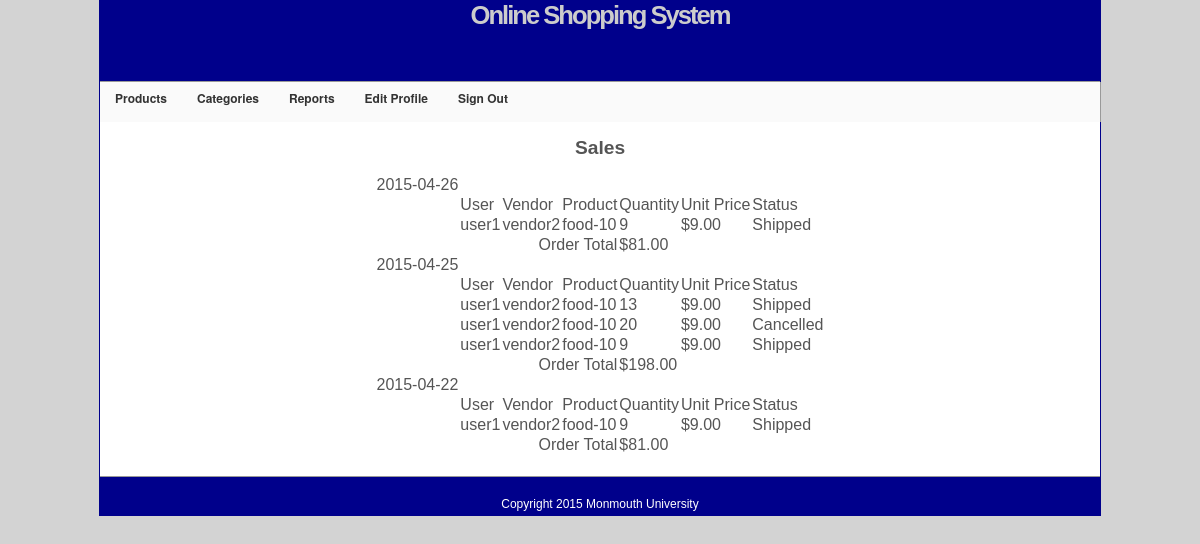
Page /sales_report.php (signed in) on the committed database.
### tables this page shows
CREATE TABLE IF NOT EXISTS `transaction` (
  `transactionid` timestamp NOT NULL,
  `username` varchar(20) NOT NULL,
  `vendorid` varchar(20) NOT NULL,
  `productid` int(11) NOT NULL,
  `productamount` int(11) NOT NULL,
  `price` int(11) NOT NULL,
  `status` varchar(1) NOT NULL DEFAULT 'p' COMMENT '''p''=pending, ''s''=shipped, ''c''=cancelled',
  `fname` varchar(20) NOT NULL,
  `lname` varchar(20) NOT NULL,
  `address` varchar(25) NOT NULL,
  `city` varchar(20) NOT NULL,
  `state` varchar(2) NOT NULL,
  `zipcode` int(5) NOT NULL,
  PRIMARY KEY (`transactionid`,`username`,`productid`)
);

CREATE TABLE IF NOT EXISTS `product` (
  `productid` int(11) NOT NULL AUTO_INCREMENT,
  `category` varchar(25) NOT NULL,
  `productname` varchar(25) NOT NULL,
  `vendorid` varchar(25) NOT NULL,
  `description` varchar(200) NOT NULL,
  `price` float NOT NULL,
  `productnumber` int(11) NOT NULL,
  `features` varchar(100) NOT NULL,
  `image` varchar(300) NOT NULL,
  `constraints` varchar(100) NOT NULL,
  `discount` int(3) NOT NULL,
  `approved` varchar(1) NOT NULL COMMENT 'p= pending, a=approved, r=removed',
  `quantity` int(10) NOT NULL,
  PRIMARY KEY (`productid`)
);

### includes/sql_queries.php (called while the page is built, shortened)
<?php
    function statusString($order) {
      if($order[TRANSACTION_TABLE::$STATUS] == TRANSACTION_TABLE::$ORDER_CANCELLED) {
        return 'Cancelled';
      } elseif ($order[TRANSACTION_TABLE::$STATUS] == TRANSACTION_TABLE::$ORDER_PENDING) {
        return "Pending";
      } else {
        return "Shipped";
      }
    }
    function allTransactionsDescendingTime($dbc) {
      $q = 'SELECT * FROM '.TRANSACTION_TABLE::$NAME
             .' ORDER BY '.TRANSACTION_TABLE::$TRANS_ID.' DESC;';
      $r = mysqli_query($dbc, $q);
      if($r) {
        $array = array();
        while ($row = mysqli_fetch_assoc($r)) {
            $array[] = $row;
        }
        return $array;
      }
      return array();
    }
    function selectAllProductsQuery() {
      return 'SELECT * FROM '.PRODUCT_TABLE::$NAME;
    }
    function selectSingleProduct($dbc, $productID) {
      $q = selectAllProductsQuery().' WHERE '.PRODUCT_TABLE::$PROD_ID.' = \''.$productID.'\';';
      $r = mysqli_query($dbc, $q);
      if($r) {
        return mysqli_fetch_assoc($r);
      }
      return array();
    }
?>

### sales_report.php (the view, shortened to what this page needs)
<html>
<?php
    include("includes/sql_queries.php");
    function transactionRow($dbc, $order) {
      echo "<tr><td></td>";
      $product = selectSingleProduct($dbc, $order[TRANSACTION_TABLE::$PROD_ID]);
      echo '<td>'.$order[TRANSACTION_TABLE::$USER_NAME].'</td>';
      echo '<td>'.$order[TRANSACTION_TABLE::$VENDOR_ID].'</td>';
      echo "<td>".$product[PRODUCT_TABLE::$PROD_NAME].'-'.$product[PRODUCT_TABLE::$PROD_NUMBER]."</td>";
      echo "<td>".$order[TRANSACTION_TABLE::$QUANTITY]."</td>";
      echo "<td>$".number_format($order[TRANSACTION_TABLE::$PRICE],2)."</td>";
      echo "<td>".statusString($order)."</td>";
      echo "</tr>";
      if($order[TRANSACTION_TABLE::$STATUS] == TRANSACTION_TABLE::$ORDER_CANCELLED) {
        return 0;
      }
      return $order[TRANSACTION_TABLE::$QUANTITY] * $order[TRANSACTION_TABLE::$PRICE];
    }
    function orderTotal($sum) {
      echo "<tr><td colSpan=4 align=right>Order Total</td><td>$".number_format($sum,2)."</td></tr>";
    }
?>
<head>
</head>
<body>
    <div id = "container">
    <?php include("includes/header.php"); ?>
    <div id="content" align="center">
      <br>
      <h2>Sales</h2>
      <br>
      <?php
        include('dbc.php');
        $orders = allTransactionsDescendingTime($dbc);
        if(empty($orders)) {
          echo "There are no orders";
        } else {
          echo '<table>';
          $orderDate = NULL;
          $sum = 0;
          foreach($orders as $order) {
            $time = strtotime($order[TRANSACTION_TABLE::$TRANS_ID]);
            $date =  date('Y-m-d',$time);
            if($date != $orderDate) {
              if($orderDate != NULL) {
                orderTotal($sum);
              }
              $sum = 0;
              $orderDate = $date;
              echo "<tr><td align=left>".$orderDate."</td></tr>";
              echo "<tr><td></td><td>User</td><td>Vendor</td><td>Product</td><td>Quantity</td><td>Unit Price</td><td>Status</td></tr>";
              $sum = $sum + transactionRow($dbc, $order);
            } else {
              $sum = $sum + transactionRow($dbc, $order);
            }
          }
          if($orderDate != NULL) {
            orderTotal($sum);
          }
          echo '</table>';
        }
      ?>
    </div>
    <?php include("includes/footer.php"); ?>
    </div>
</body>
</html>

### includes/style.css (style rules this page uses)
* { border:0; margin:0; padding:0; }
body { background:lightgrey; color:#555; font:0.8em Arial, Helvetica, "bitstream vera sans", sans-serif; }
#container { width: 1000px; margin:0 auto; border:1px solid darkblue; }
#content { height:auto; padding:0 0 20px; width:1000px; background: white; }

### rows in the picture
transaction: transactionid "2015-04-26", username "user1", vendorid "vendor2", productid.productname "food", productid.productnumber "10", productamount "9", price "9.00", status "Shipped"
transaction: sum "81.00", transactionid "2015-04-25", username "user1", vendorid "vendor2", productid.productname "food", productid.productnumber "10", productamount "13", price "9.00", status "Shipped"
transaction: username "user1", vendorid "vendor2", productid.productname "food", productid.productnumber "10", productamount "20", price "9.00", status "Cancelled"
transaction: username "user1", vendorid "vendor2", productid.productname "food", productid.productnumber "10", productamount "9", price "9.00", status "Shipped"
transaction: sum "198.00", transactionid "2015-04-22", username "user1", vendorid "vendor2", productid.productname "food", productid.productnumber "10", productamount "9", price "9.00", status "Shipped"

### other values in the picture
$sum "81.00"
